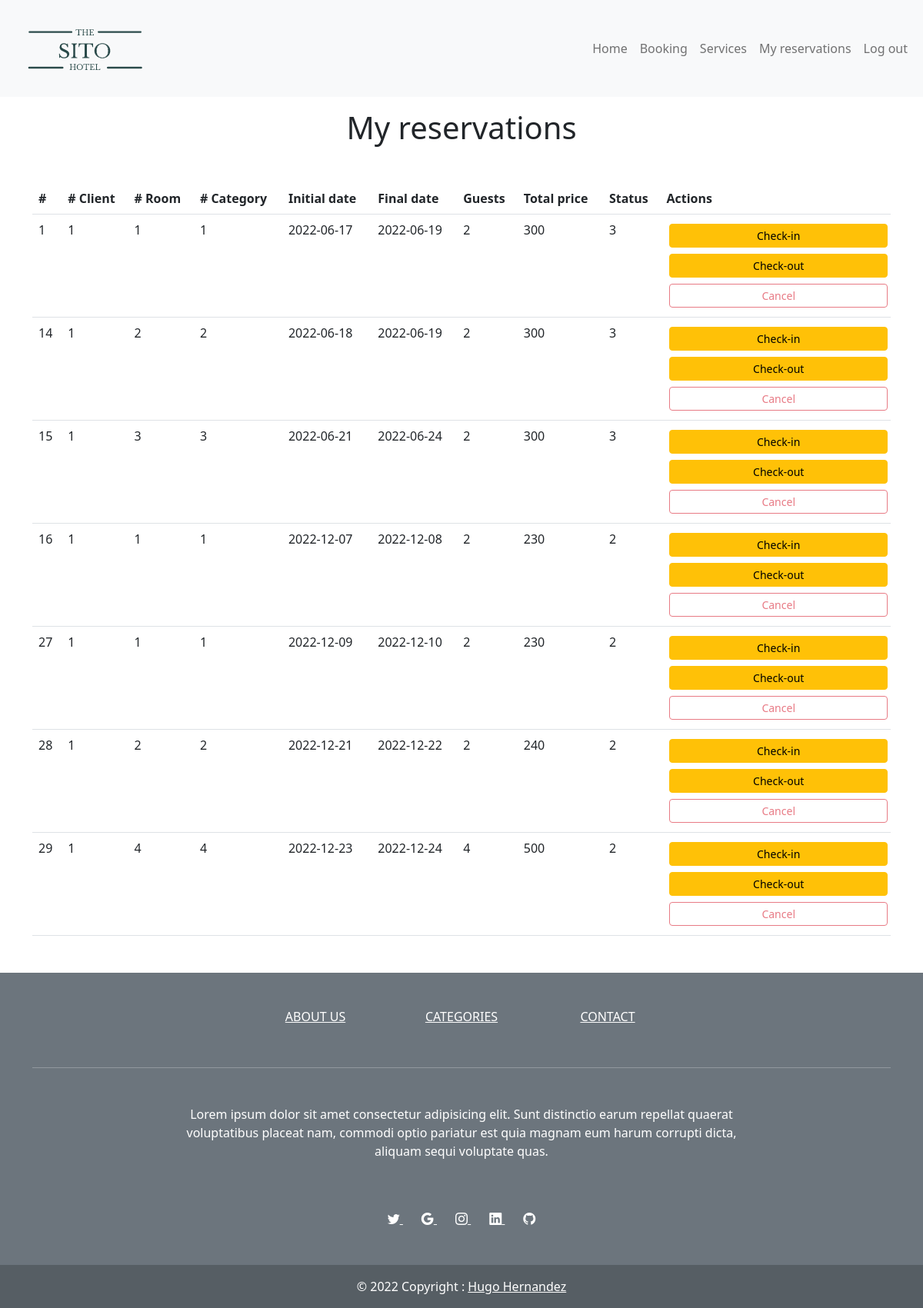
/client_reservations.php (signed in), run on the app's committed database.
### tables this page shows
CREATE TABLE IF NOT EXISTS `039_reservations` (
  `ID_reservation` int(11) NOT NULL AUTO_INCREMENT,
  `ID_client` int(11) NOT NULL,
  `ID_room` int(11) DEFAULT NULL,
  `ID_category` int(11) NOT NULL,
  `initial_date` date NOT NULL,
  `final_date` date NOT NULL,
  `number_guests` int(11) NOT NULL,
  `total_price` int(11) NOT NULL,
  `ID_status` int(11) NOT NULL DEFAULT 1,
  PRIMARY KEY (`ID_reservation`),
  KEY `ID_client` (`ID_client`),
  KEY `ID_room` (`ID_room`),
  KEY `ID_status` (`ID_status`),
  KEY `ID_category` (`ID_category`)
);

### client_reservations.php (the view, shortened to what this page needs)
<?php
require($_SERVER['DOCUMENT_ROOT'] . '/student039/dwes/templates/header.php');
include($_SERVER['DOCUMENT_ROOT'] . '/student039/dwes/db/db_checkout.php');
$id_client = $_SESSION['user_id'];
$sql = "SELECT * FROM 039_reservations WHERE ID_client = $id_client";
$result = mysqli_query($conn, $sql);
$reservations = mysqli_fetch_all($result, MYSQLI_ASSOC);
?>
<h1 class="text-center mt-3">My reservations</h1>
<div class="container my-5">
    <?php if ($reservations) : ?>
        <table class="table table-hover">
            <thead>
                <tr>
                    <th scope="col">#</th>
                    <th scope="col"># Client</th>
                    <th scope="col"># Room</th>
                    <th scope="col"># Category</th>
                    <th scope="col">Initial date</th>
                    <th scope="col">Final date</th>
                    <th scope="col">Guests</th>
                    <th scope="col">Total price</th>
                    <th scope="col">Status</th>
                    <th scope="col">Actions</th>
                </tr>
            </thead>
            <tbody>
                <?php foreach ($reservations as $reservation) : ?>
                    <tr>
                        <?php
                        foreach ($reservation as $reservation_data) : ?>
                            <td>
                                <?php
                                echo $reservation_data ?? 'No room assigned'; ?>
                            </td>
                        <?php endforeach; ?>
                        <td>
                            <form method="POST">
                                <button type="submit" name="checkin" class="w-100 m-1 btn btn-warning btn-sm">Check-in</button>
                                <button type="submit" name="checkout" class="w-100 m-1 btn btn-warning btn-sm">Check-out</button>
                                <button type="submit" disabled name="cancel" class="w-100 m-1 btn btn-outline-danger btn-sm">Cancel</button>
                            </form>
                        </td>
                    </tr>
                <?php endforeach; ?>
            </tbody>
        </table>
    <?php endif; ?>
</div>
<?php
require($_SERVER['DOCUMENT_ROOT'] . '/student039/dwes/templates/footer.php');
?>
</body>
</html>

### templates/header.php (shortened to what this page needs)
<?php
$type_client = 'client';
?>
<!DOCTYPE html>
<html lang="en">
<head>
  <link rel="stylesheet" href="https://cdn.jsdelivr.net/npm/bootstrap@5.2.2/dist/css/bootstrap.min.css" />
  <link rel="stylesheet" href="https://cdn.jsdelivr.net/npm/bootstrap-icons@1.10.2/font/bootstrap-icons.css">
  <link rel="stylesheet" href="/student039/dwes/css/style.css">
</head>
<body>
  <header>
    <nav class="navbar navbar-expand-lg bg-light">
      <div class="container-fluid">
        <a href="/student039/dwes/index.php"><img class="navbar-brand" src="/student039/dwes/img/logo_hotel_navbar.png" alt="logo Hotel"></a>
        <?php
        switch ($_SESSION['type']) {
          case $type_client:
            include($_SERVER['DOCUMENT_ROOT'] . '/student039/dwes/templates/nav_client.php');
            break;
        }
        ?>
      </div>
    </nav>
  </header>

### templates/nav_client.php
<div class="collapse navbar-collapse" id="navbarSupportedContent">
    <ul class="navbar-nav ms-auto mb-2 mb-lg-0">
        <li class="nav-item">
            <a class="nav-link" href="/student039/dwes/index.php">Home</a>
        </li>
        <li class="nav-item">
            <a class="nav-link" href="/student039/dwes/booking.php">Booking</a>
        </li>
        <li class="nav-item">
            <a class="nav-link" href="/student039/dwes/services.php">Services</a>
        </li>
        <li class="nav-item">
            <a class="nav-link" href="/student039/dwes/client_reservations.php">My reservations</a>
        </li>
        <li class="nav-item">
            <a class="nav-link" href="/student039/dwes/db/db_logout.php">Log out</a>
        </li>
    </ul>
</div>

### templates/footer.php (shortened to what this page needs)
<footer class="text-center text-white bg-secondary">
    <div class="container">
        <section class="mt-5">
            <div class="row text-center d-flex justify-content-center pt-5">
                <div class="col-md-2">
                    <h6 class="text-uppercase font-weight-bold">
                        <a href="#!" class="text-white">About us</a>
                    </h6>
                </div>
                <div class="col-md-2">
                    <h6 class="text-uppercase font-weight-bold">
                        <a href="#!" class="text-white">Categories</a>
                    </h6>
                </div>
                <div class="col-md-2">
                    <h6 class="text-uppercase font-weight-bold">
                        <a href="#!" class="text-white">Contact</a>
                    </h6>
                </div>
            </div>
        </section>
        <hr class="my-5" />
        <section class="mb-5">
            <div class="row d-flex justify-content-center">
                <div class="col-lg-8">
                    <p>
                        Lorem ipsum dolor sit amet consectetur adipisicing elit. Sunt
                        distinctio earum repellat quaerat voluptatibus placeat nam,
                        commodi optio pariatur est quia magnam eum harum corrupti
                        dicta, aliquam sequi voluptate quas.
                    </p>
                </div>
            </div>
        </section>
        <section class="text-center mb-5">
            <a href="" class="text-white me-4">
                <i class="bi bi-twitter"></i>
            </a>
            <a href="" class="text-white me-4">
                <i class="bi bi-google"></i>
            </a>
            <a href="" class="text-white me-4">
                <i class="bi bi-instagram"></i>
            </a>
            <a href="" class="text-white me-4">
                <i class="bi bi-linkedin"></i>
            </a>
            <a href="https://github.com/HernandezHugo/GS-DAW/tree/master/student039/DWES" class="text-white me-4">
                <i class="bi bi-github"></i>
            </a>
        </section>
    </div>
    <div class="text-center p-3" style="background-color: rgba(0, 0, 0, 0.2)">
        © 2022 Copyright :
        <a class="text-white" href="https://github.com/HernandezHugo/GS-DAW/tree/master/student039/DWES">Hugo Hernandez</a>
    </div>
</footer>

### data on the page
039_reservations: reservation_data "1", initial_date "2022-06-17", final_date "2022-06-19", number_guests "2", total_price "300", ID_status "3"
039_reservations: ID_reservation "14", ID_client "1", reservation_data "2", initial_date "2022-06-18", final_date "2022-06-19", total_price "300", ID_status "3"
039_reservations: ID_reservation "15", ID_client "1", reservation_data "3", initial_date "2022-06-21", final_date "2022-06-24", number_guests "2", total_price "300"
039_reservations: ID_reservation "16", reservation_data "1", initial_date "2022-12-07", final_date "2022-12-08", reservation_data "2", total_price "230"
039_reservations: ID_reservation "27", reservation_data "1", initial_date "2022-12-09", final_date "2022-12-10", reservation_data "2", total_price "230"
039_reservations: ID_reservation "28", ID_client "1", reservation_data "2", initial_date "2022-12-21", final_date "2022-12-22", total_price "240"
039_reservations: ID_reservation "29", ID_client "1", reservation_data "4", initial_date "2022-12-23", final_date "2022-12-24", total_price "500", ID_status "2"
